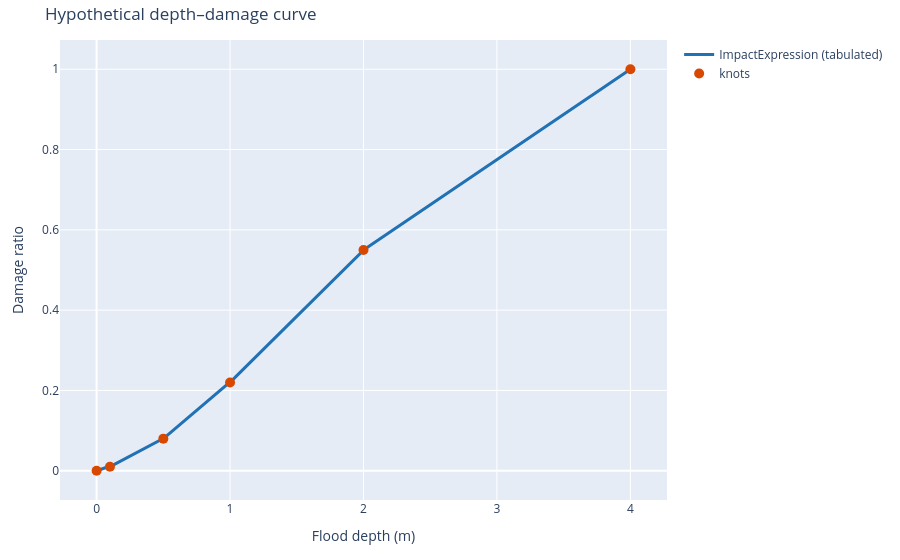

Source (notebook cell):
### Markdown cell above
## 3. Visualize

### Code cell
# Depth–damage curve itself
curve_x = np.linspace(0, 4, 200)
curve_y = np.asarray(DEPTH_DAMAGE.evaluate(curve_x), dtype=float)
fig_curve = go.Figure(
    go.Scatter(
        x=curve_x,
        y=curve_y,
        mode="lines",
        line=dict(color="#2171B5", width=3),
        name="ImpactExpression (tabulated)",
    )
)
fig_curve.add_trace(
    go.Scatter(
        x=DEPTH_KNOTS,
        y=DAMAGE_KNOTS,
        mode="markers",
        marker=dict(size=10, color="#D94801"),
        name="knots",
    )
)
fig_curve.update_layout(
    title="Hypothetical depth–damage curve",
    xaxis_title="Flood depth (m)",
    yaxis_title="Damage ratio",
    margin=dict(l=60, r=40, t=40, b=60),
)
fig_curve.show()

### Figure 1 — Plotly figure (JSON) as saved in the notebook; plotly's stock layout.template omitted (floating-point values rounded to 4 significant figures; data arrays with more than 128 entries replaced by an {"elided": "..."} marker saying what was removed)
{"data": [{"line": {"color": "#2171B5", "width": 3}, "mode": "lines", "name": "ImpactExpression (tabulated)", "type": "scatter", "x": {"elided": "200 float values"}, "y": {"elided": "200 float values"}}, {"marker": {"color": "#D94801", "size": 10}, "mode": "markers", "name": "knots", "type": "scatter", "x": [0.0, 0.1, 0.5, 1.0, 2.0, 4.0], "y": [0.0, 0.01, 0.08, 0.22, 0.55, 1.0]}], "layout": {"margin": {"b": 60, "l": 60, "r": 40, "t": 40}, "title": {"text": "Hypothetical depth–damage curve"}, "xaxis": {"title": {"text": "Flood depth (m)"}}, "yaxis": {"title": {"text": "Damage ratio"}}}}
